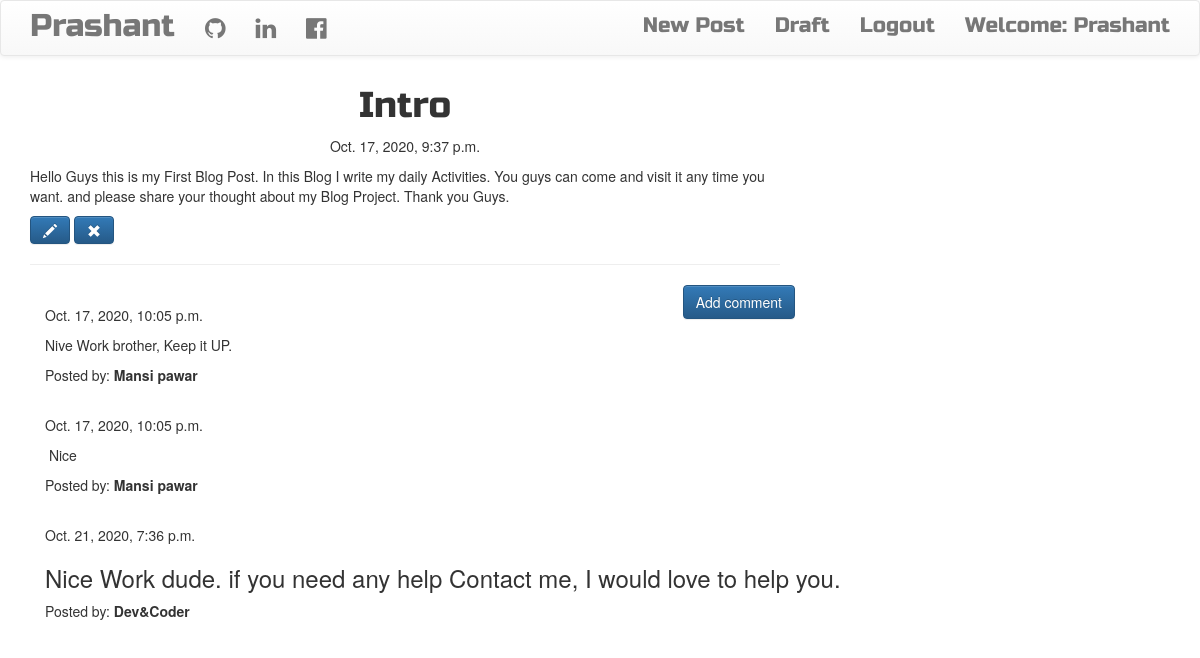
The app's page /post/1 (signed in) with its own data.
### blog/models.py (models this page shows, shortened)
class Post(models.Model):
    author = models.ForeignKey('auth.User', on_delete=models.CASCADE,)
    title = models.CharField(max_length=200)
    text = models.CharField(max_length=600)
    create_date = models.DateTimeField(default=timezone.now)
    published_date = models.DateTimeField(blank=True, null=True)

class Comment(models.Model):
    post = models.ForeignKey('blog.Post', related_name='comments', on_delete=models.CASCADE,)
    author = models.CharField(max_length=400)
    text = models.TextField()
    created_date = models.DateTimeField(default=timezone.now())
    approved_comment = models.BooleanField(default=False)

### blog/views.py (the view)
# urls.py: url(r'^post/(?P<pk>\d+)$', views.PostDetailView.as_view(), name='post_detail'),
class PostDetailView(DetailView):
    model = Post

### blog/templates/blog/post_detail.html (shortened to what this page needs)
{% extends 'blog/base.html' %}
{% block content %}
        <h1 class='posttitle loader'>{{ post.title }}</h1>
        {% if post.published_date %}
            <div class="date postdate">
                {{ post.published_date }}
            </div>
        {% else %}
            <a class="btn btn-default" href="{% url 'post_publish' pk=post.pk %}">Publish</a>
        {% endif %}
      <p class='postcontent' >{{ post.text|safe|linebreaksbr }}</p>
      {% if user.is_authenticated %}
          <a class="btn btn-primary" href="{% url 'post_edit' pk=post.pk %}"><span class="glyphicon glyphicon-pencil"></span></a>
          <a class="btn btn-primary" href="{% url 'post_remove' pk=post.pk %}"><span class="glyphicon glyphicon-remove"></span></a>
      {% endif %}
  <hr>
  <a class="btn btn-primary btn-comment" href="{% url 'add_comment_to_post' pk=post.pk %}">Add comment</a>
  <div class="container">
  {% for comment in post.comments.all %}
  <br>
      {% if user.is_authenticated or comment.approved_comment %}
              {{ comment.created_date }}
          <p>{{ comment.text|safe|linebreaks }}</p>
          <p>Posted by: <strong>{{ comment.author }}</strong></p>
      {% endif %}
  {% empty %}
      <p>No comments posted.</p>
  {% endfor %}
</div>
{% endblock %}

### blog/templates/blog/base.html (shortened to what this page needs)
{% load static %}
<html lang="en">
<head>
    <link rel="stylesheet" href="https://cdnjs.cloudflare.com/ajax/libs/font-awesome/4.7.0/css/font-awesome.min.css">
    <link rel="stylesheet" href="https://stackpath.bootstrapcdn.com/bootstrap/3.4.1/css/bootstrap.min.css"
>
    <link rel="stylesheet" href="https://stackpath.bootstrapcdn.com/bootstrap/3.4.1/css/bootstrap-theme.min.css"
>
    <link rel="stylesheet" href="//cdn.jsdelivr.net/npm/medium-editor@latest/dist/css/medium-editor.min.css"
      type="text/css" media="screen" charset="utf-8">
    <link rel="stylesheet" href="{% static 'css/blog.css' %}">
</head>
<body class="loader">
    <nav class="navbar navbar-default techfont custom-navbar">
        <div class="container">
            <ul class="nav navbar-nav">
                <li><a class="navbar-brand bigbrand" href="{% url 'post_list' %}">Prashant</a></li>
                <li><a href="https://github.com/Prashantpanwar2504"><i class="fa fa-github" aria-hidden="true" style="font-size:24px"></i></a></li>
                <li><a href="https://linkedin.com/prashant-panwar-ab7242189" ><i class="fa fa-linkedin" aria-hidden="true" style="font-size:24px"></i></a></li>
                <li><a href="https://facebook.com/prashant.panwar.967" ><i class="fa fa-facebook-official" aria-hidden="true" style="font-size:24px"></i></a></li>
            </ul>
            <ul class="nav navbar-nav navbar-right">
                {% if user.is_authenticated %}
                    <li>
                        <a href="{% url 'post_new' %}">New Post</a>
                    </li>
                    <li>
                        <a href="{% url 'post_draft_list' %}">Draft</a>
                    </li>
                    <li>
                        <a href="{% url 'logout' %}">Logout</a>
                    </li>
                    <li>
                        <a>Welcome: {{ user.username }}</a>
                    </li>
                {% else %}
                <li><a href="{% url 'about' %}">About</a></li>
                <li><a class="nav navbar-right" href="{% url 'login' %}"><i class="fa fa-user" aria-hidden="true" style="font-size:24px"></i></a></li>
                {% endif %}
            </ul>
        </div>
    </nav>
    <div class="content container">
        <div class="row">
            <div class="col-md-8">
                <div class="blog_posts">
                    {% block content %}
                    {% endblock %}
                </div>
            </div>
        </div>
    </div>
</body>
</html>

### blog/static/css/blog.css (style rules this page uses)
.techfont { font-family:'Russo One',sans-serif; font-size: 1.5em; margin-bottom: 10px; }
.bigbrand { font-size: 1.5em; }
.postdate { text-align: center; }
.posttitle { font-family:'Russo One',sans-serif; fort-size: 3em; text-align: center; }
.postcontent { font-family:'Playfair'; font-size: 1.5em; }
.btn-comment { position: absolute; right: 0px; }
.loader { filter:hue-rotate(0deg); color:linear-gradient(45deg,#0f8,#08f); animation:hue 10000ms infinite linear; }

### records on screen
Post: title "Intro", published_date "Oct. 17, 2020, 9:37 p.m.", text "Hello Guys this is my First Blog Post. In this Blog I write my daily Activities. You guys can come and visit it any time you want. and please share your thought about my Blog Project. Thank you Guys."
Comment: created_date "Oct. 17, 2020, 10:05 p.m.", text "Nive Work brother, Keep it UP.", author "Mansi pawar"
Comment: created_date "Oct. 17, 2020, 10:05 p.m.", text "Nice", author "Mansi pawar"
Comment: created_date "Oct. 21, 2020, 7:36 p.m.", text "Nice Work dude. if you need any help Contact me, I would love to help you.", author "Dev&Coder"

### other values on screen
{{ user.username }} "Prashant"
